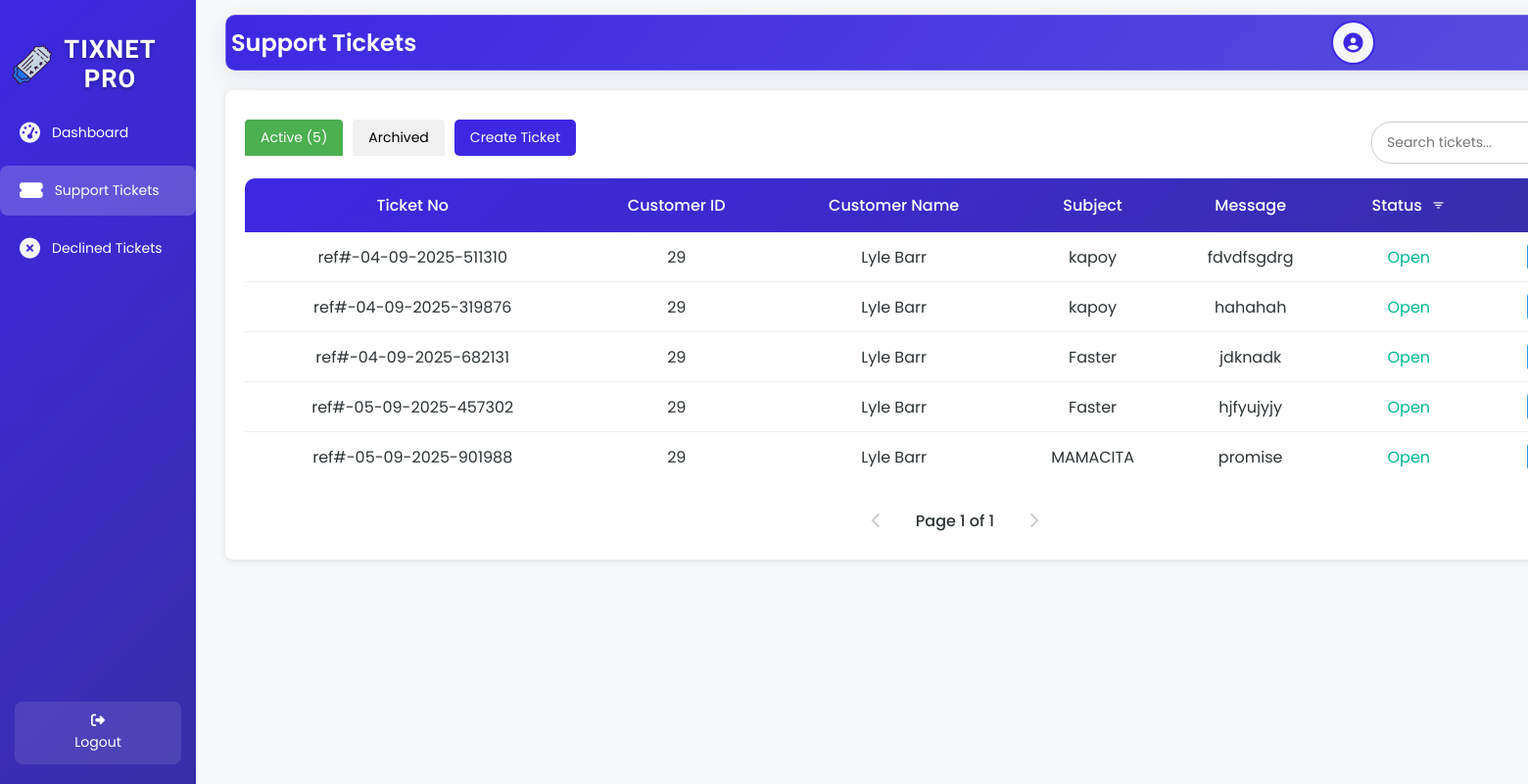
/suppT.php?c_id=29, run on the app's committed database.
### tables this page shows
CREATE TABLE `tbl_supp_tickets` (
  `c_id` int(50) NOT NULL,
  `c_lname` varchar(200) NOT NULL,
  `c_fname` varchar(200) NOT NULL,
  `s_ref` varchar(200) NOT NULL,
  `s_subject` varchar(200) NOT NULL,
  `s_message` varchar(200) NOT NULL,
  `s_status` varchar(200) NOT NULL,
  `id` int(50) NOT NULL,
  `technician_username` varchar(250) NOT NULL,
  `technician_archived` tinyint(1) DEFAULT 0,
  `archive_status` varchar(20) DEFAULT 'active'
);

### suppT.php (the view, shortened to what this page needs)
<?php
include 'db.php';
$username = $_SESSION['username'] ?? '';
$userId = $_SESSION['userId'] ?? 0;
$userType = $_SESSION['user_type'] ?? '';
$isCustomer = $userType === 'customer';
$avatarFolder = 'Uploads/avatars/';
$avatarIdentifier = $isCustomer ? $userId : $username;
$userAvatar = $avatarFolder . $avatarIdentifier . '.png';
$avatarPath = file_exists($userAvatar) ? $userAvatar . '?' . time() : 'default-avatar.png';
$ticket = null;
$activeTickets = [];
$tab = isset($_GET['tab']) ? $_GET['tab'] : 'active';
$activePage = isset($_GET['active_page']) ? max(1, (int)$_GET['active_page']) : 1;
$ticketsPerPage = 10;
$filterCid = $isCustomer ? $userId : (isset($_GET['c_id']) && is_numeric($_GET['c_id']) && $_GET['c_id'] > 0 ? (int)$_GET['c_id'] : 0);
            ?>
    <?php
$pendingTickets = [];
$totalActiveTickets = 0;
$totalArchivedTickets = 0;
if ($filterCid != 0) {
    $sqlCount = "SELECT s_status, COUNT(*) as count
                 FROM tbl_supp_tickets
                 WHERE c_id = ?
                 GROUP BY s_status";
    $stmt = $conn->prepare($sqlCount);
    if (!$stmt) {
        error_log("Prepare failed: " . $conn->error);
        $error = "Database error.";
    } else {
        $stmt->bind_param("i", $filterCid);
        $stmt->execute();
        $resultCount = $stmt->get_result();
        while ($row = $resultCount->fetch_assoc()) {
            if (strtolower($row['s_status']) === 'archived') {
                $totalArchivedTickets = $row['count'];
            } else {
                $totalActiveTickets += $row['count'];
            }
        }
    }
}
$totalActivePages = ceil($totalActiveTickets / $ticketsPerPage) ?: 1;
$activePage = max(1, min($totalActivePages, $activePage));
$activeOffset = ($activePage - 1) * $ticketsPerPage;
if ($filterCid != 0) {
    if (isset($_GET['id']) && is_numeric($_GET['id']) && $_GET['id'] > 0) {
        $ticketId = (int)$_GET['id'];
        $sql = "SELECT id, c_id, c_fname, c_lname, s_ref, s_subject, s_message, s_status AS status
                FROM tbl_supp_tickets
                WHERE id = ?
                AND c_id = ?
                ORDER BY id ASC";
        $stmt = $conn->prepare($sql);
        if (!$stmt) {
            error_log("Prepare failed: " . $conn->error);
            $error = "Database error.";
        } else {
            $stmt->bind_param("ii", $ticketId, $filterCid);
            $stmt->execute();
            $result = $stmt->get_result();
            if ($result->num_rows > 0) {
                $ticket = $result->fetch_assoc();
            } else {
                $error = "No ticket found with ID $ticketId for customer ID $filterCid.";
            }
            $stmt->close();
        }
    } else {
$sql = "SELECT id, c_id, c_fname, c_lname, s_ref, s_subject, s_message, s_status AS status
        FROM tbl_supp_tickets
        WHERE s_status IN ('Open', 'Closed')
        AND c_id = ?
        ORDER BY id ASC LIMIT ? OFFSET ?";
$stmt = $conn->prepare($sql);
if (!$stmt) {
    error_log("Prepare failed for active tickets: " . $conn->error);
    $_SESSION['error'] = "Error preparing query for active tickets.";
} else {
    $stmt->bind_param("iii", $filterCid, $ticketsPerPage, $activeOffset);
    if ($stmt->execute()) {
        $result = $stmt->get_result();
        while ($row = $result->fetch_assoc()) {
            $activeTickets[] = $row;
        }
    } else {
        error_log("Execute failed for active tickets: " . $stmt->error);
        $_SESSION['error'] = "Error executing query for active tickets.";
    }
}
    }
}
?>
<!DOCTYPE html>
<html lang="en">
<head>
    <link rel="stylesheet" href="https://cdnjs.cloudflare.com/ajax/libs/font-awesome/6.6.0/css/all.min.css">
        <link rel="stylesheet" href="https://unpkg.com/boxicons@2.1.4/css/boxicons.min.css">
    <link rel="stylesheet" href="suppT.css">
</head>
<body>
<div class="wrapper">
    <div class="sidebar">
        <h2><img src="image/logo.png" alt="Tix Net Icon" class="sidebar-icon">TixNet Pro</h2>
        <ul>
        <li><a href="portal.php"><i class="fas fa-tachometer-alt icon"></i> <span>Dashboard</span></a></li>
        <li><a href="suppT.php" class="active"><i class="fas fa-ticket-alt icon"></i> <span>Support Tickets</span></a></li>
        <li><a href="reject_ticket.php"><i class="fas fa-times-circle icon"></i> <span>Declined Tickets</span></a></li>
        </ul>
        <footer>
            <a href="CustomerP.php" class="back-home"><i class="fas fa-sign-out-alt"></i> Logout</a>
        </footer>
    </div>
    <div class="container">
        <div class="upper glass-container">
            <h1>Support Tickets</h1>
            <div class="user-profile">
                <div class="user-icon">
                    <?php
                    $cleanAvatarPath = preg_replace('/\?\d+$/', '', $avatarPath);
                    if (!empty($avatarPath) && file_exists($cleanAvatarPath)) {
                        echo "<img src='" . htmlspecialchars($avatarPath, ENT_QUOTES, 'UTF-8') . "' alt='User Avatar'>";
                    } else {
                        echo "<i class='fas fa-user-circle'></i>";
                    }
                    ?>
                </div>
            </div>
        </div>
        <?php if ($filterCid != 0): ?>
            <div class="table-box <?php echo $tab === 'active' ? 'active' : ''; ?>" id="activeTable">
                <div class="tab-buttons">
                    <button class="tab-btn <?php echo $tab === 'active' ? 'active' : ''; ?>" onclick="showTab('active')" <?php echo !empty($pendingTickets) ? 'disabled' : ''; ?>>Active (<?php echo $totalActiveTickets; ?>)</button>
                    <button class="tab-btn <?php echo $tab === 'archived' ? 'active' : ''; ?>" onclick="showTab('archived')" <?php echo !empty($pendingTickets) ? 'disabled' : ''; ?>>
                        Archived <?php if ($totalArchivedTickets > 0): ?><span class="tab-badge"><?php echo $totalArchivedTickets; ?></span><?php endif; ?>
                    </button>
                    <button type="button" class="create-ticket-btn" onclick="openModal()">Create Ticket</button>
                </div>
                 <div class="search-container">
                <input type="text" class="search-bar" id="searchInput" placeholder="Search tickets..." onkeyup="debouncedSearchTickets()">
                </div>
                <?php if (isset($_GET['id']) && $ticket): ?>
                    <table>
                     <thead>
    <tr>
        <th>Ticket No</th>
        <th>Customer ID</th>
        <th>Customer Name</th>
        <th>Subject</th>
        <th>Message</th>
        <th>Status <button class="filter-btn" onclick="showTypeFilterModal('active')" title="Filter by Type"><i class='bx bx-filter'></i></button></th>
        <th>Actions</th>
    </tr>
</thead>
                        <tbody>
                            <tr>
                                <td><?php echo htmlspecialchars($ticket['s_ref'] ?: '-'); ?></td>
                                <td><?php echo htmlspecialchars($ticket['c_id'] ?: '-'); ?></td>
                                <td><?php echo htmlspecialchars(($ticket['c_fname'] . ' ' . $ticket['c_lname']) ?: 'Unknown'); ?></td>
                                <td><?php echo htmlspecialchars($ticket['s_subject'] ?: '-'); ?></td>
                                <td><?php echo htmlspecialchars($ticket['s_message'] ?: '-'); ?></td>
                                <td class="status-<?php echo strtolower($ticket['status'] ?: 'open'); ?>">
                                    <?php echo htmlspecialchars($ticket['status'] ?: 'Open'); ?>
                                </td>
                                <td class="action-buttons">
                                    <a class="view-btn" onclick="showViewModal('<?php echo $ticket['id']; ?>', '<?php echo $ticket['c_id']; ?>', '<?php echo addslashes($ticket['c_fname']); ?>', '<?php echo addslashes($ticket['c_lname']); ?>', '<?php echo addslashes($ticket['s_ref']); ?>', '<?php echo addslashes($ticket['s_subject']); ?>', '<?php echo addslashes($ticket['s_message']); ?>', '<?php echo $ticket['status']; ?>', '<?php echo $tab; ?>')" title="View"><i class="fas fa-eye"></i></a>
                                    <?php if ($tab !== 'archived'): ?>
                                        <a class="edit-btn" onclick="openEditModal(<?php echo htmlspecialchars(json_encode($ticket), ENT_QUOTES, 'UTF-8'); ?>)" title="Edit"><i class="fas fa-edit"></i></a>
                                    <?php endif; ?>
                                    <a class="<?php echo $tab === 'archived' ? 'unarchive-btn' : 'archive-btn'; ?>"
                                       onclick="open<?php echo $tab === 'archived' ? 'Unarchive' : 'Archive'; ?>Modal('<?php echo $ticket['id']; ?>', '<?php echo htmlspecialchars(($ticket['c_fname'] . ' ' . $ticket['c_lname']) ?: 'Unknown', ENT_QUOTES, 'UTF-8'); ?>')"
                                       title="<?php echo $tab === 'archived' ? 'Unarchive' : 'Archive'; ?>">
                                        <i class="fas fa-<?php echo $tab === 'archived' ? 'box-open' : 'archive'; ?>"></i>
                                    </a>
                                    <?php if ($tab === 'archived'): ?>
                                        <a class="delete-btn" onclick="openDeleteModal('<?php echo $ticket['id']; ?>', '<?php echo htmlspecialchars(($ticket['c_fname'] . ' ' . $ticket['c_lname']) ?: 'Unknown', ENT_QUOTES, 'UTF-8'); ?>')" title="Delete"><i class="fas fa-trash"></i></a>
                                    <?php endif; ?>
                                </td>
                            </tr>
                        </tbody>
                    </table>
                <?php else: ?>
                    <table>
                 <thead>
    <tr>
        <th>Ticket No</th>
        <th>Customer ID</th>
        <th>Customer Name</th>
        <th>Subject</th>
        <th>Message</th>
        <th>Status <button class="filter-btn" onclick="showTypeFilterModal('active')" title="Filter by Type"><i class='bx bx-filter'></i></button></th>
        <th>Actions</th>
    </tr>
</thead>
                        <tbody id="activeTableBody">
                            <?php if ($activeTickets): ?>
                                <?php foreach ($activeTickets as $row): ?>
                                    <tr>
                                        <td><?php echo htmlspecialchars($row['s_ref'] ?: '-'); ?></td>
                                        <td><?php echo htmlspecialchars($row['c_id'] ?: '-'); ?></td>
                                        <td><?php echo htmlspecialchars(($row['c_fname'] . ' ' . $row['c_lname']) ?: 'Unknown'); ?></td>
                                        <td><?php echo htmlspecialchars($row['s_subject'] ?: '-'); ?></td>
                                        <td><?php echo htmlspecialchars($row['s_message'] ?: '-'); ?></td>
                                        <td class="status-<?php echo strtolower($row['status'] ?: 'open'); ?> status-clickable"
                                            onclick="<?php echo $isCustomer ? 'showStatusRestrictedMessage()' : "openCloseModal('{$row['id']}', '" . htmlspecialchars(($row['c_fname'] . ' ' . $row['c_lname']) ?: 'Unknown', ENT_QUOTES, 'UTF-8') . "')"; ?>">
                                            <?php echo htmlspecialchars($row['status'] ?: 'Open'); ?>
                                        </td>
                                        <td class="action-buttons">
                                        </td>
                                    </tr>
                                <?php endforeach; ?>
                            <?php else: ?>
                                <tr>
                                    <td colspan="7" class="empty-state">No active or unofficially approved tickets found.</td>
                                </tr>
                            <?php endif; ?>
                        </tbody>
                    </table>
                    <div class="pagination" id="activePagination">
                        <?php if ($activePage > 1): ?>
                            <a href="javascript:searchTickets('', <?php echo $activePage - 1; ?>)" class="pagination-link"><i class="fas fa-chevron-left"></i></a>
                        <?php else: ?>
                            <span class="pagination-link disabled"><i class="fas fa-chevron-left"></i></span>
                        <?php endif; ?>
                        <span class="current-page">Page <?php echo $activePage; ?> of <?php echo $totalActivePages; ?></span>
                        <?php if ($activePage < $totalActivePages): ?>
                            <a href="javascript:searchTickets('', <?php echo $activePage + 1; ?>)" class="pagination-link"><i class="fas fa-chevron-right"></i></a>
                        <?php else: ?>
                            <span class="pagination-link disabled"><i class="fas fa-chevron-right"></i></span>
                        <?php endif; ?>
                    </div>
                <?php endif; ?>
            </div>
        <?php endif; ?>
    </div>
</div>
</body>
</html>

### data on the page
tbl_supp_tickets: s_ref "ref#-04-09-2025-511310", c "29", c_fname+c_lname "Lyle Barr", s_subject "kapoy", s_message "fdvdfsgdrg", s_status "Open"
tbl_supp_tickets: s_ref "ref#-04-09-2025-319876", c "29", c_fname+c_lname "Lyle Barr", s_subject "kapoy", s_message "hahahah", s_status "Open"
tbl_supp_tickets: s_ref "ref#-04-09-2025-682131", c "29", c_fname+c_lname "Lyle Barr", s_subject "Faster", s_message "jdknadk", s_status "Open"
tbl_supp_tickets: s_ref "ref#-05-09-2025-457302", c "29", c_fname+c_lname "Lyle Barr", s_subject "Faster", s_message "hjfyujyjy", s_status "Open"
tbl_supp_tickets: s_ref "ref#-05-09-2025-901988", c "29", c_fname+c_lname "Lyle Barr", s_subject "MAMACITA", s_message "promise", s_status "Open"

### other printed values
$totalActiveTickets "5"
$activePage "1"
$totalActivePages "1"
